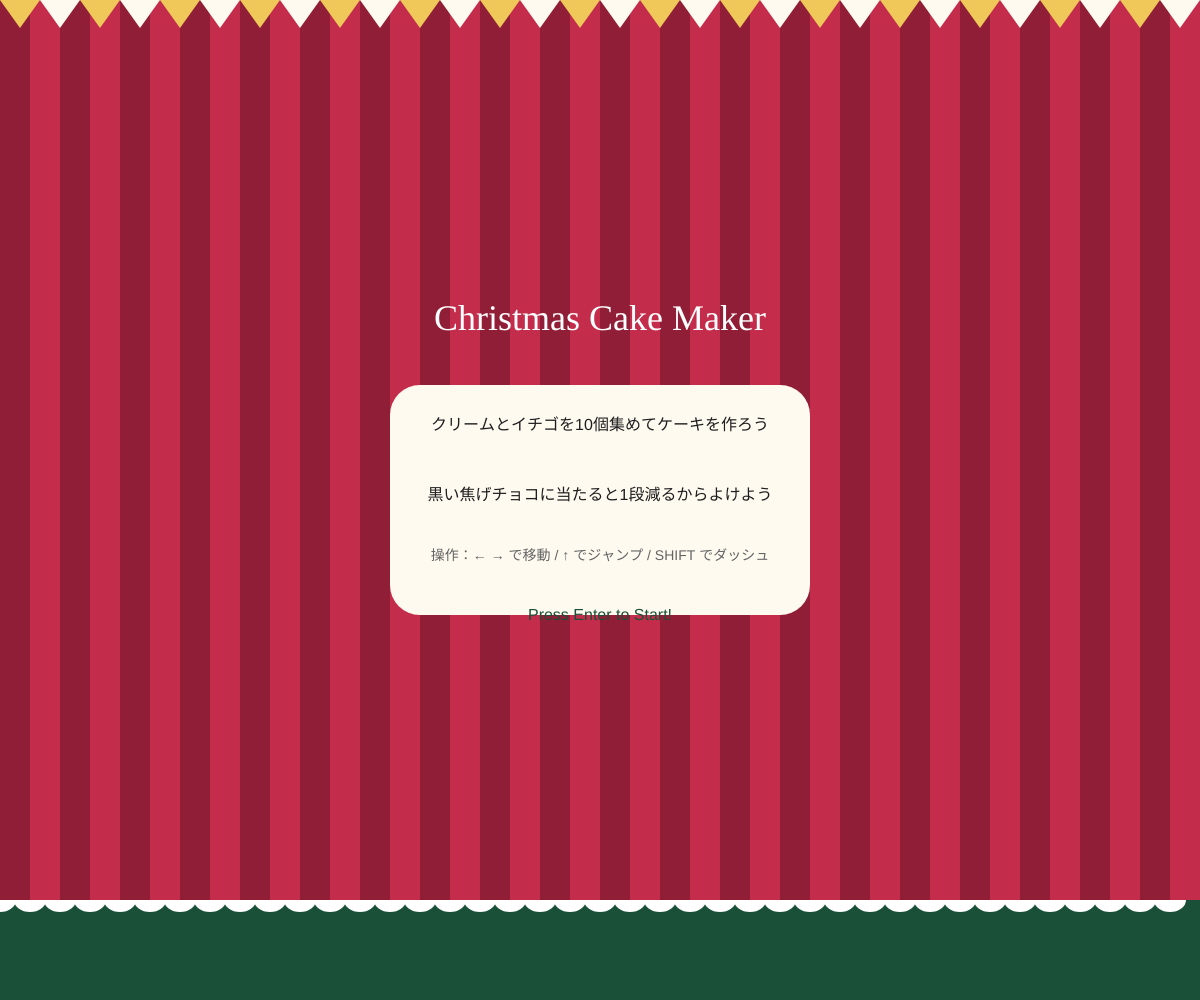
Frame 1 (no input)
Frame 60 (no input): identical to frame 1, image omitted
Frame 120 (the mouse pressed at the canvas centre since frame 60): identical to frame 1, image omitted

The p5.js sketch that drew this single still picture (run headless with seeded random() and noise() and a simulated clock; from frame 60 on, the mouse is pressed at the canvas centre):

// p5.js sketch
// ── sketch.js
let x, y; // ケーキの位置
let vx, vy; // ケーキの速度
const g = 1; // 重力

let itemX, itemY; // 落ちてくるトッピングの位置
let itemVy; // トッピングの落ちる速さ
let step = 0; // ケーキの完成度

let badX, badY; // 邪魔アイテムの位置
let badVy;

let snowX, snowY; 

let isPlaying = false; // ゲームが始まっているかどうか

function setup() {
  createCanvas(windowWidth, windowHeight);
  x = width / 2;
  y = height * 0.8 - 10;
  vx = 0;
  vy = 0;

  itemX = random(50, width - 50);
  itemY = 0;
  itemVy = random(4, 10);

  badX = random(50, width - 50);
  badY = 0;
  badVy = random(4, 9);
}

function windowResized() {
  resizeCanvas(windowWidth, windowHeight);
}

function draw() {
  const groundY = height * 0.9;
  noStroke();
  rectMode(CORNER);

  // 1. 背景
  background(195, 45, 75);
  fill(145, 30, 55);
  for (let i = 0; i < width; i += 60) {
    rect(i, 0, 30, groundY);
  }

  fill(25, 80, 55);
  rect(0, groundY, width, height - groundY);
  fill(255);
  for (let i = 0; i < width; i += 30) {
    arc(i, groundY, 32, 24, 0, PI);
  }

  for (let i = 0; i < width; i += 40) {
    if ((i / 40) % 2 == 0) {
      fill(240, 200, 90);
    } else {
      fill(255, 250, 240);
    }
    triangle(i, 0, i + 40, 0, i + 20, 28);
  }


  
  if (!isPlaying) {
    rectMode(CENTER);
    fill(255, 250, 240);
    rect(width / 2, height * 0.5, 420, 230, 30);

    textAlign(CENTER);
    fill(255);
    textFont("Brush Script MT");
    textSize(36);
    text("Christmas Cake Maker", width / 2, height * 0.33);

    // ルール説明
    textFont("sans-serif");
    fill(30);
    textSize(16);
    text("クリームとイチゴを10個集めてケーキを作ろう", width / 2, height * 0.43);
    text("黒い焦げチョコに当たると1段減るからよけよう", width / 2, height * 0.5);
    fill(100);
    textSize(14);
    text("操作：← → で移動 / ↑ でジャンプ / SHIFT でダッシュ", width / 2, height * 0.56);

    fill(25, 80, 55);
    textSize(16);
    text("Press Enter to Start!", width / 2, height * 0.62);

    if (keyIsDown(ENTER)) {
      isPlaying = true;
    }

  } else {

  
    let currentSpeed = 5;
    if (keyIsDown(SHIFT)) {
      currentSpeed = 10;
    }

    if (keyIsDown(LEFT_ARROW)) {
      vx = -currentSpeed;
    } else if (keyIsDown(RIGHT_ARROW)) {
      vx = currentSpeed;
    } else {
      vx = 0;
    }

    // 3. ケーキのジャンプと重力
    if (y + 20 >= groundY) {
      y = groundY - 20;
      vy = 0;
      if (keyIsDown(UP_ARROW)) {
        vy = -15;
      }
    } else {
      vy += g;
    }

    x += vx;
    y += vy;
    x = constrain(x, 50, width - 50);

    // トッピングの動き
    if (step < 10) {
      itemY += itemVy;

      if (step == 9) {
        fill(255, 130, 160);
        rect(itemX, itemY, 10, 30, 2);
        fill(255);
        rect(itemX, itemY, 10, 6);
        fill(255, 220, 80);
        ellipse(itemX, itemY - 22, 10, 16);
      } else if (step % 2 == 0) {
        fill(255);
        ellipse(itemX, itemY, 30, 20);
      } else {
        fill(255, 60, 90);
        ellipse(itemX, itemY, 25, 25);
      }

      
      badY += badVy;
      fill(40, 30, 30);
      ellipse(badX, badY, 30, 30);

  
      if (itemY > groundY) {
        itemY = 0;
        itemX = random(50, width - 50);
        itemVy = random(4, 9);
      }

      if (badY > groundY) {
        badY = 0;
        badX = random(50, width - 50);
        badVy = random(4, 9);
      }

      // キャッチ判定
      if (dist(x, y - step * 20, itemX, itemY) < 60) {
        step += 1;
        itemY = 0;
        itemX = random(50, width - 50);
        itemVy = random(4, 9);
      }

      // お邪魔アイテムの当たり判定
      if (dist(x, y - step * 20, badX, badY) < 60) {
        if (step > 0) {
          step -= 1;
        }
        badY = 0;
        badX = random(50, width - 50);
        badVy = random(4, 9);
      }
    }

    
    rectMode(CENTER);
    fill(115, 65, 45);
    rect(x, y, 100, 40);

    for (let s = 0; s < step; s++) {
      let layerY = y - s * 20;

      if (s == 9) {
        fill(255, 130, 160);
        rect(x, layerY - 30, 10, 32, 2);
        let flicker = sin(frameCount * 0.2) * 2;
        fill(255, 180, 0, 140);
        ellipse(x + flicker, layerY - 54, 20, 26);
        fill(255, 245, 120);
        ellipse(x + flicker, layerY - 53, 10, 16);
        fill(255);
        rect(x, layerY - 30, 10, 7);
      } else if (s % 2 == 0) {
        fill(255, 252, 242);
        arc(x, layerY - 20, 100, 24, 0, PI);
        for (let i = -48; i <= 48; i += 24) {
          ellipse(x + i, layerY - 15, 22, 18);
        }
      } else {
        fill(115, 65, 45);
        rect(x, layerY - 17, 100, 30);

        for (let i = -40; i <= 40; i += 20) {
          let tx = x + i;
          fill(220, 30, 60);
          triangle(tx, layerY - 29, tx + 10, layerY - 14, tx - 10, layerY - 14);
          arc(tx, layerY - 14, 20, 12, 0, PI);

          fill(255, 220, 230);
          ellipse(tx - 3, layerY - 17, 3, 5);
        }
      }
    }

    
    if (step >= 10) {
      fill(255);
      textSize(50);
      textAlign(CENTER);
      textFont("Brush Script MT");
      text("Have a Wonderful Christmas!", width / 2, height * 0.3);

      textFont("sans-serif");
      textSize(16);
      text("Press ENTER to Play Again", width / 2, height * 0.36);

      for (let i = 0; i < 30; i++) {
        let snowX = (i*100 + frameCount) % width
        let snowY = (i*100 + frameCount) % groundY
        noStroke()
        fill(255)
        ellipse(snowX, snowY, 7, 7

        )
      }



      if (keyIsDown(ENTER)) {
        step = 0;
        itemY = 0;
        itemX = random(50, width - 50);
        badY = 0;
        badX = random(50, width - 50);
        x = width / 2;
      }
    }

  } 

} 


 
